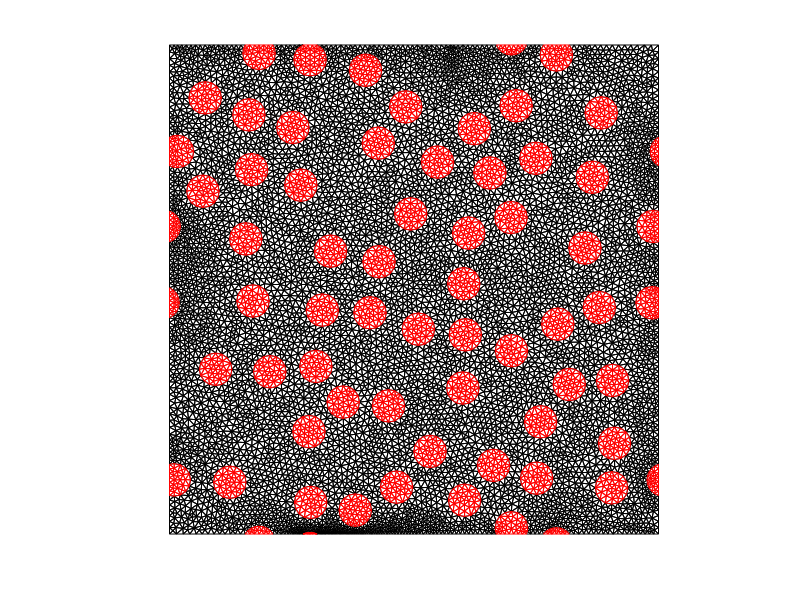

The MATLAB script that drew this image: (Note: this script raises an error after producing the figure.)
%% EXAMPLE FOR THE MULTISCALE CLASS
%% HYPERELASTIC MICROSTRUCTURE WITH MR MATERIALS
clc
clear
close all
%% PROPERTIES
% Matrix properties
alpham = 0.5*328.1250;   % Alpha in MPa
betam = 10;              % Beta in MPa
km = 1750;               % Bulk modulus
um = 2*alpham;           % Shear modulus
lambdam = km - (2/3)*um; % Lambda
sm = lambdam - 4*betam;  % s1 = Lambda - 4*Beta
% Inclusion properties
alphaf = 100*alpham;
betaf = 10*betam;
kf = 100*km;
uf = 2*alphaf; 
lambdaf = kf - (2/3)*uf;
sf = lambdaf - 4*betaf;
%
PROP_CPP = [alpham, betam, sm;
            alphaf, betaf, sf];

%% Load and plot the mesh
load('MESH_P1.mat', 'p', 't', 'PHASES', 'NE', 'ND', 'N', 'FIXEDNODES');
p = p(:, 1:2);
figure;
hold on
triplot(t(PHASES==1,:), p(:,1), p(:,2), '-k', 'LineWidth', 0.5);
triplot(t(PHASES==2,:), p(:,1), p(:,2), '-r', 'LineWidth', 0.5);
axis equal
hold off
set(gca,'visible','off')

%% FE COMPUTATIONS
[sb, sc, Ae] = shape(p, t, NE);
GDOF = 2*N;
%
DOFe = zeros(6, NE); 
ISPARSE = zeros(36*NE, 1); 
JSPARSE = zeros(36*NE, 1);
KSPARSE = zeros(6*NE, 1);
% Preprocessing for sparse assembly
for e = 1:NE
    NODES = t(e, :);
    DOFe(:, e) = [2*NODES(1)-1, 2*NODES(1), 2*NODES(2)-1, 2*NODES(2), ...
                    2*NODES(3)-1, 2*NODES(3)]';        
    ISPARSE(1+(e-1)*36:e*36) = repmat(DOFe(:, e), 6, 1);
    JSPARSE(1+(e-1)*36:e*36) = [repmat(DOFe(1, e), 6, 1); ...
                            repmat(DOFe(2, e), 6, 1); ...
                            repmat(DOFe(3, e), 6, 1); ...
                            repmat(DOFe(4, e), 6, 1); ...
                            repmat(DOFe(5, e), 6, 1); ...
                            repmat(DOFe(6, e), 6, 1)];
    KSPARSE(1+(e-1)*6:e*6) = DOFe(:, e);
end
%
DOFe = int32(DOFe);
PHASES = int32(PHASES);

%% NONLINEAR FEM
% BIAXIAL TENSION
% C1 = linspace(0.9, 1.5, 10);
% C2 = linspace(0.9, 1.5, 10);
% [MATC1, MATC2] = meshgrid(C1,C2);
% C1 = MATC1(:);
% C2 = MATC2(:);
% C3 = zeros(length(C1),1);
% UNIAXIAL TENSION
C1 = linspace(1, 1.5, 10);
C2 = ones(length(C1),1);
C3 = zeros(length(C1),1);
WEFF = zeros(length(C1),1);
tic();
for i = 1 : length(C1)
    CauchyGreen = [C1(i), C3(i); 
                   C3(i), C2(i)];
    F = chol(CauchyGreen);
    H = F - eye(2);
    tic();
    WEFF(i) = NL2DSOLVER(FIXEDNODES, p, PROP_CPP, NE, GDOF, ND, H, PHASES, ...
    sb, sc, Ae, DOFe, ISPARSE, JSPARSE, KSPARSE);
    toc();
end
toc();

global DISPTD

UX = DISPTD(1:2:end); UY = DISPTD(2:2:end);

PDEF = p + [UX, UY];

figure;
hold on
triplot(t(PHASES==1,:), PDEF(:,1), PDEF(:,2), '-k', 'LineWidth', 0.5);
triplot(t(PHASES==2,:), PDEF(:,1), PDEF(:,2), '-r', 'LineWidth', 0.5);
axis equal
hold off
set(gca,'visible','off')








